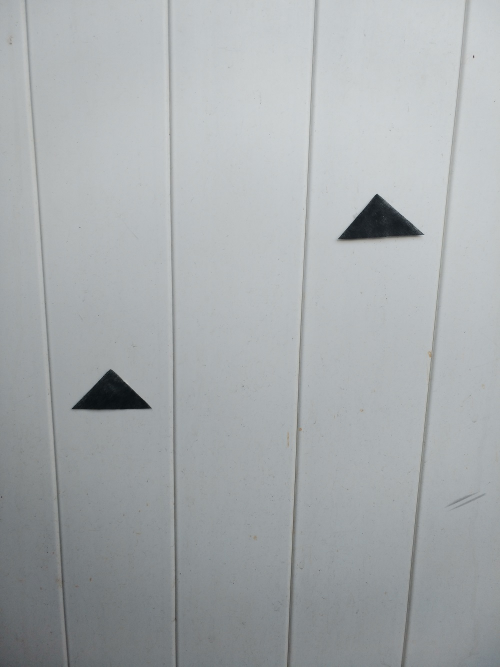
%> input picture example/example.jpg, 1000 x 1333 px (shown at 1/2 size)
$ octave --eval "result = demo;"   (GNU Octave 9; MATLAB toolbox functions it lacks are replaced by stand-ins)
%> lines starting %> are read from the running program, lines starting %| are printed output that depends on the picture; in (x1, y1, x2, y2) boxes, pixels count from 0 and x2, y2 are one past the last pixel; in counts of white or black regions, pixels touching at a corner belong together; the program's own positions count from 1
### clustereuclid.m
function index = clustereuclid(data,dist,maxp)
%
% 欧式聚类
% index = clustereuclid(data,dist,maxp)
%
% INPUT:
% data - 聚类数据，可以是多维
% dist - 聚类距离
% maxp - 最大点个数，原聚类中如果点个数大于maxp，将进行分裂形成两个聚类
%
% OUTPUT:
% index - 每个元素的类别号
% 注意：测试发现，数据量增加一倍，耗时增加大于1倍，所以处理的数据较多时，应分块处理
%       点个数一般不要大于1000
% REFERENCES:
% PCL 1.8.0\include\pcl-1.8\pcl\segmentation\extract_clusters.h

if ~exist('maxp','var')||isempty(maxp), maxp = 9999;end

Mdl = KDTreeSearcher(data);
n = size(data,1);
processed = zeros([n 1]);%是否已经被分类
nCluster  = 0;
index = zeros([n 1]);
for i = 1:n
    if processed(i)
        continue;
    end
    sq_idx = 1;
    seed_queue = i;%搜索队列
    processed(i) = true;
    while size(seed_queue,2)>=sq_idx
        idx = rangesearch(Mdl,data(seed_queue(sq_idx),:),dist);
        idx = idx{1};
        if isempty(idx)
            sq_idx = sq_idx+1;
            continue;
        end
        for j = 1:size(idx,2)
            if processed(idx(j))
                continue;
            end
            seed_queue = [seed_queue idx(j)];
            processed(idx(j)) = true;
        end
        sq_idx = sq_idx+1;
        if exist('maxp','var')&&size(seed_queue,2)>maxp
            break;%如果多于maxp个点，则进行分裂
        end
    end
    nCluster = nCluster+1;
    index(seed_queue) = nCluster;
end
end

### demo.m
function vertex = demo
 % find vertex of triangle
 originI = imread('example.jpg');
%> originI is the input picture: size 1333x1000x3 uint8; mean R, G, B 166.3, 170.7, 172.9
 if size(originI,3)==3
     originI = im2double(rgb2gray(originI));
%> originI: size 1333x1000 double
 else
     originI = im2double(originI);
 end

[H W] = size(originI);
%> H = 1333; W = 1000
if(H+W)<2000
    skip =  ceil((H+W)/1000);
else
   skip =  ceil((H+W)/500);
%> skip = 5
end

I2 = originI;
I = originI(1:skip:end,1:skip:end);
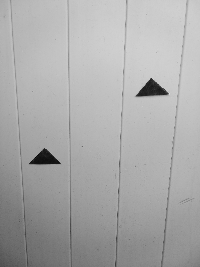
%> I: size 267x200 double; min 0.0118, max 0.863, mean 0.665
BW = imbinarize(I, 'adaptive','Sensitivity' ,0.8);
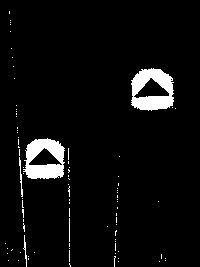
%> BW: size 267x200 logical; 5% white; 88 white regions (83 under 20 px), largest, box (x1, y1, x2, y2) and area: (131, 68, 174, 111) 1181, (23, 138, 65, 179) 1113, (19, 157, 23, 197) 61, (23, 235, 27, 267) 44, (69, 218, 70, 242) 24
imshow(BW);
BW = edge(BW,'roberts');
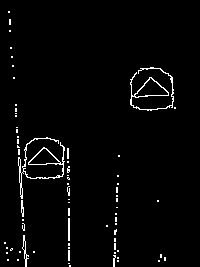
%> BW: size 267x200 logical; 2.5% white in thin lines or dots, all inside (x1, y1, x2, y2) = (4, 11, 176, 267)
imshow(BW);
[py,px] = find(BW>0);
%> py = 1311 values from 12 to 267; px = 1311 values from 5 to 176
index = clustereuclid([px py],3);
%> the run ends on the next line
nc = unique(index);
for i=1:size(nc,1)
    tmpx = px(index==i);
    tmpy = py(index==i);
    cluster(i).data = [tmpx,tmpy];
end
cluster = getclusterinfo(cluster);
vertex = [];
for i=1:size(nc,1)
   if cluster(i).lenWidthRate<3&&cluster(i).n>50
       data = cluster(i).data;
       mp = mean(data);

       d = data - mp;
       dd = sqrt(d(:,1).*d(:,1)+d(:,2).*d(:,2));
       [~ ,idx1] = max(dd);
       vertex1 = data(idx1,:);

       d = data - vertex1;
       dd = sqrt(d(:,1).*d(:,1)+d(:,2).*d(:,2));
       [~ ,idx1] = max(dd);
       vertex2 = data(idx1,:);

       mv = (vertex1+vertex2)./2;
       d = data - (mp+(mp-mv).*3);
       dd = sqrt(d(:,1).*d(:,1)+d(:,2).*d(:,2));
       [~ ,idx1] = min(dd);
       vertex3 = data(idx1,:);

       vertex = [vertex;floor(vertex1) floor(vertex2) floor(vertex3)];
   end
end
vertex = vertex.*skip-skip./2;
for i=1:size(vertex,1)
    I2 = insertShape(I2,'Circle',[vertex(i,1:2) skip;vertex(i,3:4) skip;...
        vertex(i,5:6) skip],'Color',{'blue','blue','green'},'LineWidth',5);
end
axis equal;
imshow(I2);
% imwrite(I2,'out.png');
end

$ run again, with example/2.jpg copied over example/example.jpg
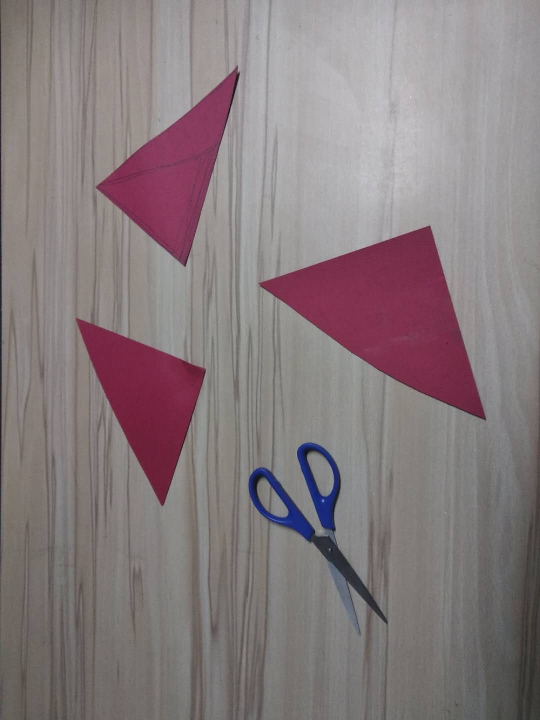
%> input picture example/2.jpg, 1080 x 1440 px (shown at 1/2 size)
%> in demo, originI is the input picture: size 1440x1080x3 uint8; mean R, G, B 134.9, 123.4, 125.7
%> originI: size 1440x1080 double
%> in demo, `I = originI(1:skip:end,1:skip:end);`:
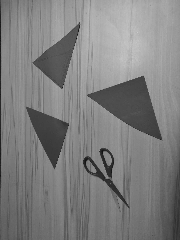
%> I: size 240x180 double; min 0.0627, max 0.8, mean 0.498
%> in demo, `BW = imbinarize(I, 'adaptive','Sensitivity' ,0.8);`:
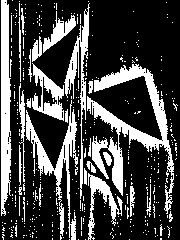
%> BW: size 240x180 logical; 27.4% white; 399 white regions (369 under 20 px), largest, box (x1, y1, x2, y2) and area: (87, 64, 174, 214) 3269, (1, 0, 12, 216) 1766, (26, 100, 78, 240) 1609
%> py = []

$ run again, with example/1.png saved as example/example.jpg
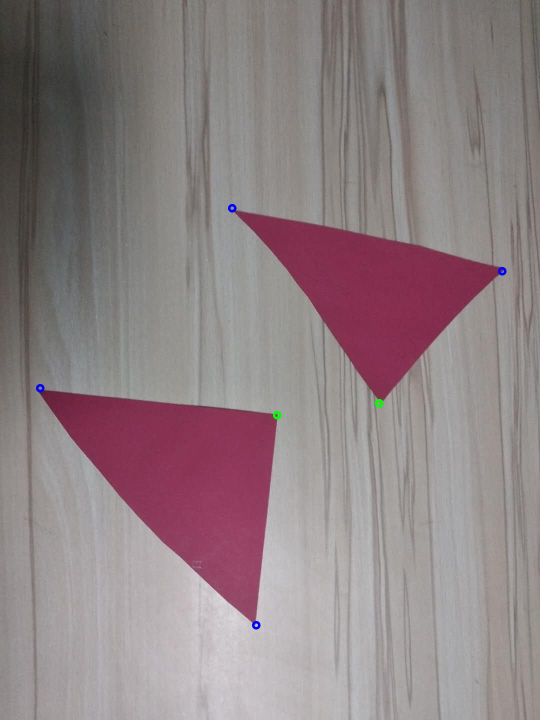
%> input picture example/1.png, 1080 x 1440 px (shown at 1/2 size)
%> in demo, originI is the input picture: size 1440x1080x3 uint8; mean R, G, B 142.7, 129.3, 131.9
%> originI: size 1440x1080 double
%> in demo, `BW = imbinarize(I, 'adaptive','Sensitivity' ,0.8);`:
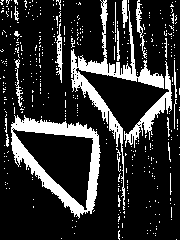
%> BW: size 240x180 logical; 18.4% white; 433 white regions (412 under 20 px), largest, box (x1, y1, x2, y2) and area: (11, 115, 101, 219) 2755, (71, 0, 164, 210) 2415, (124, 61, 172, 148) 796
%> in demo, `BW = edge(BW,'roberts');`:
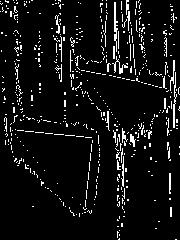
%> BW: size 240x180 logical; 6.9% white in thin lines or dots
%> py = 2989 values from 1 to 240; px = 2989 values from 1 to 180
